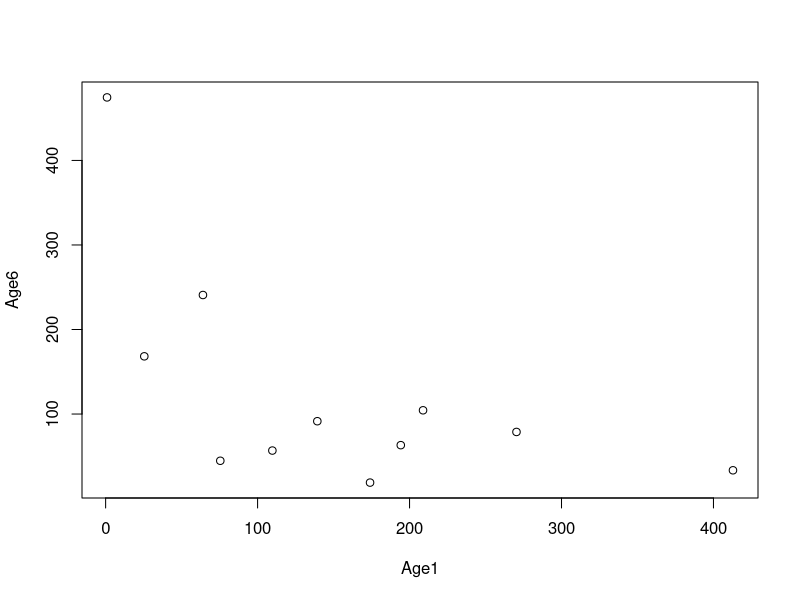
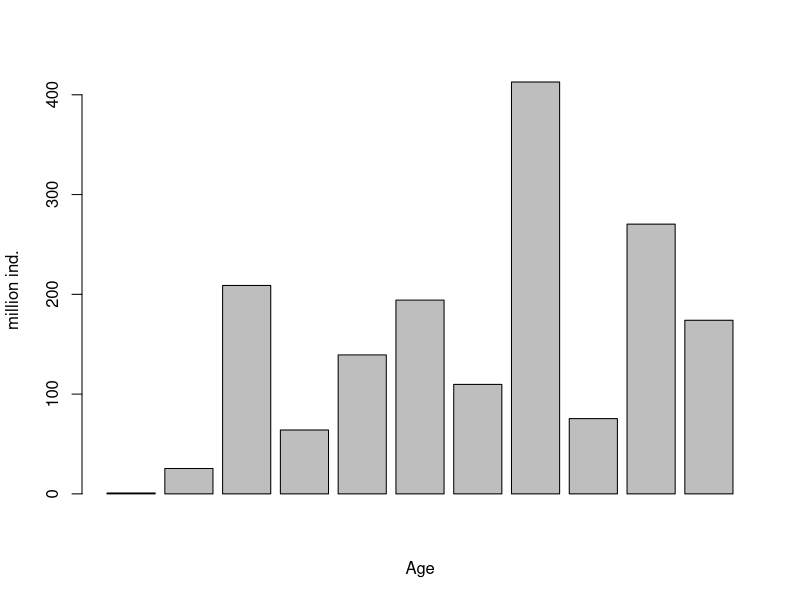
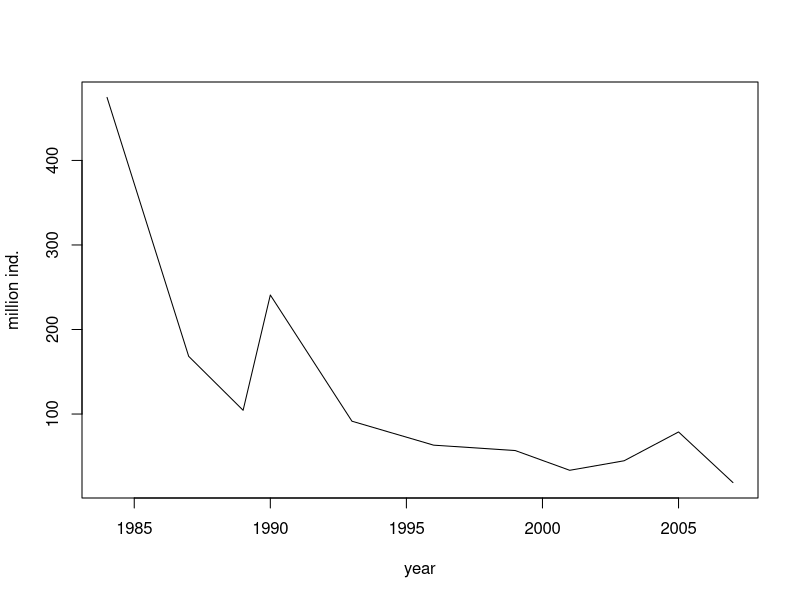

These charts were generated, in order, by the following R code:
## ---- chunk 1
#Getting help
?read.csv
#or
help(read.csv)
## ---- chunk 2
example(mean)
## ---- chunk 3
# read data as data frame
pollock = read.csv('pollockGOA.csv',header=TRUE)
mode(pollock)
head(pollock)
## ---- chunk 4
pollock$Year
## ---- chunk 5
age1 = pollock$X1
year = pollock$Year
## ---- chunk 6
age1
## ---- chunk 7
pollock_mat = data.matrix(pollock)
mode(pollock_mat)
## ---- chunk 8
year = pollock_mat[,1]
data = pollock_mat[,c(2:16)]
## ---- chunk 9
year
## ---- chunk 10
data
## ---- chunk 11
output = as.data.frame(data)
## ---- chunk 12
write.table(output,file="pollock_matrix.csv",row.names=FALSE,col.name=FALSE)
## ---- chunk 13
plot(data[,1],data[,6],xlab="Age1",ylab="Age6")
## ---- chunk 14
barplot(data[,1],xlab="Age",ylab="million ind.") # barplot
## ---- chunk 15
plot(year,data[,6],type="l",ylab="million ind.") # line plot
## ---- chunk 16
# create a vector
a <- c(1,2,5.3,6,-2,4) # numeric vector
b <- c("one","two","three") # character vector
c <- c(TRUE,TRUE,TRUE,FALSE,TRUE,FALSE) # logical vector
## ---- chunk 17
a
## ---- chunk 18
times <- seq(0, 100, by=0.01) #create a sequence of data with interval=0.1
## ---- chunk 19
mat = matrix(c(1:9),3,3)
## ---- chunk 20
matT = t(mat) # transpose
matDiag = diag(mat) # diagnoal
mat2 = mat %*% mat # multiplication
lambda = eigen(mat) # eigen value analysis
## ---- chunk 21
total = sum(mat)
subtotal =  colSums(mat)
log(mat)
exp(mat)
sin(pi/2)
## ---- chunk 22
newMat = matrix(0,3,3)

for (i in 1:nrow(mat))
  for (j in 1:ncol(mat)){

    newMat[i,j] = mat[i,j]+2
}
## ---- chunk 23
newMat
## ---- chunk 24
if (sum(newMat)>50) r=1 else r=0
## ---- chunk 25
newMat
